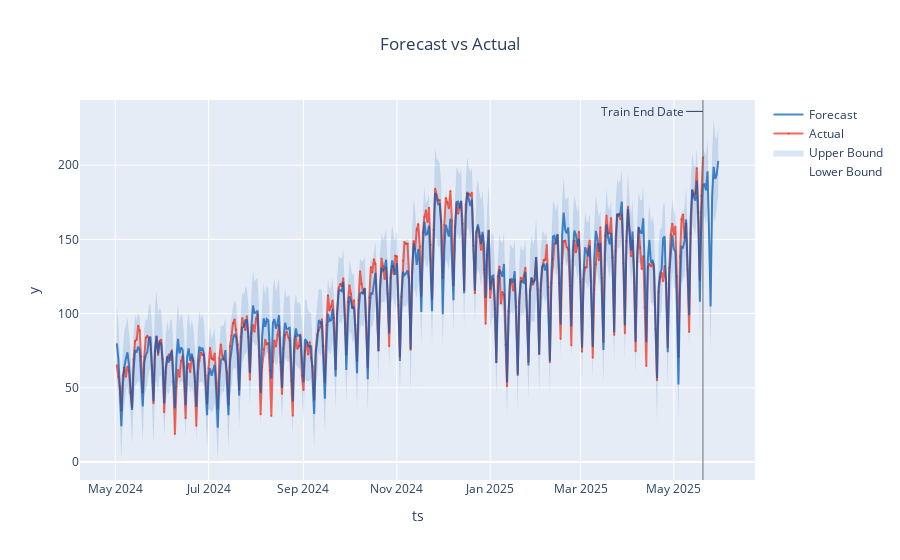

Notebook cell for this chart:
### Code cell
result.forecast.plot()

### Figure 1 — Plotly figure (JSON) as saved in the notebook; plotly's stock layout.template omitted (floating-point values rounded to 4 significant figures; data arrays with more than 128 entries replaced by an {"elided": "..."} marker saying what was removed)
{"data": [{"legendgroup": "interval", "line": {"color": "rgba(0, 90, 181, 0.5)", "width": 0}, "mode": "lines", "name": "Lower Bound", "type": "scatter", "x": {"elided": "394 str values"}, "y": {"elided": "394 float values"}}, {"fill": "tonexty", "fillcolor": "rgba(0, 90, 181, 0.15)", "legendgroup": "interval", "line": {"color": "rgba(0, 90, 181, 0.5)", "width": 0}, "mode": "lines", "name": "Upper Bound", "type": "scatter", "x": {"elided": "394 str values"}, "y": {"elided": "394 float values"}}, {"line": {"color": "rgba(250, 43, 20, 0.7)"}, "marker": {"color": "rgba(250, 43, 20, 0.7)", "size": 2}, "mode": "lines+markers", "name": "Actual", "opacity": 1, "type": "scatter", "x": {"elided": "394 str values"}, "y": {"elided": "394 float values"}}, {"line": {"color": "rgba(0, 90, 181, 0.7)", "dash": "solid"}, "name": "Forecast", "type": "scatter", "x": {"elided": "394 str values"}, "y": {"elided": "394 float values"}}], "layout": {"annotations": [{"arrowhead": 0, "ax": -60, "ay": 0, "showarrow": true, "text": "Train End Date", "x": "2025-05-20T00:00:00", "xref": "x", "y": 0.97, "yref": "paper"}], "legend": {"traceorder": "reversed"}, "shapes": [{"line": {"color": "rgba(100, 100, 100, 0.9)", "width": 1}, "type": "line", "x0": "2025-05-20T00:00:00", "x1": "2025-05-20T00:00:00", "xref": "x", "y0": 0, "y1": 1, "yref": "paper"}], "showlegend": true, "title": {"text": "Forecast vs Actual", "x": 0.5}, "xaxis": {"title": {"text": "ts"}}, "yaxis": {"title": {"text": "y"}}}}
